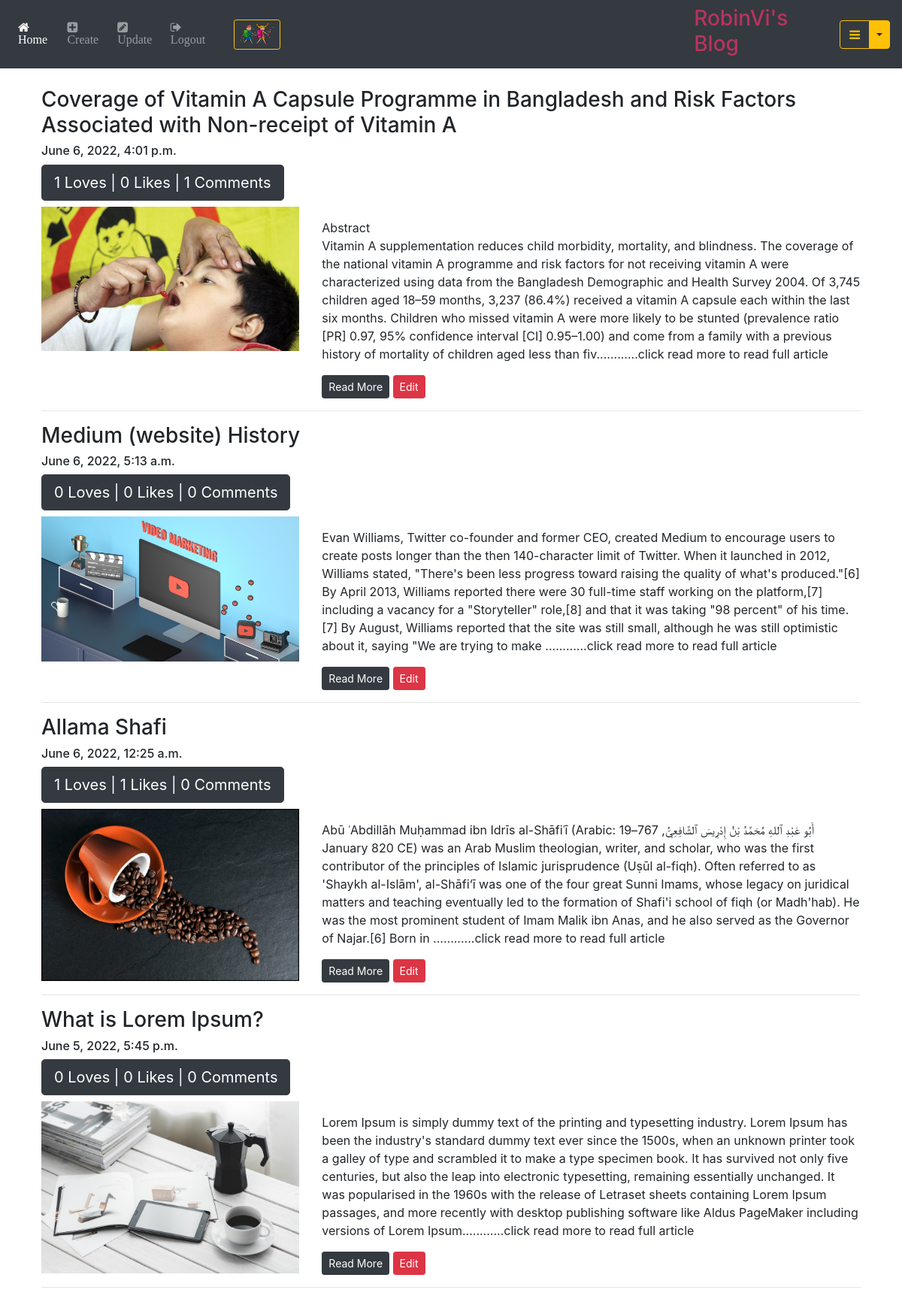
Page /blog/my-blogs/ (signed in) on the committed database.
### login/models.py (models this page shows, shortened)
class UserProfile(models.Model):
    user = models.OneToOneField(User,related_name ='user_profile', on_delete = models.CASCADE)
    profile_pic = models.ImageField(upload_to='profile_pics')
    about_me = models.CharField(max_length=256,default='Hello buddy Welcome . Thanks for visiting my profile . Please send mail to conact me.')

### blog/models.py (models this page shows, shortened)
class Blog(models.Model):
    author = models.ForeignKey(User, on_delete = models.CASCADE,related_name='blog_author')
    blog_title = models.CharField(max_length =256, verbose_name= 'Title of the Blog')
    slug = models.SlugField(max_length =256,unique = True)
    blog_content = models.TextField(verbose_name='Your Story Here..')
    blog_pic = models.ImageField(upload_to='blog_images')
    category = models.CharField(max_length=20,choices=Category_Choices,default='general')
    publish_date = models.DateTimeField(auto_now_add=True)
    update_time = models.DateTimeField(auto_now=True)
    class Meta:
        ordering = ['-publish_date']

### blog/views.py (the view)
# urls.py: path('my-blogs/', views.MyBlogs.as_view(), name='my_blogs'),
class MyBlogs(LoginRequiredMixin, TemplateView):
    model=Blog
    template_name = 'blog/my_blogs.html'

### blog/templatetags/custom_filters.py (called while the page is built)
def range_filter(value):
    return value[0:600] + "............click read more to read full article"

### templates/blog/my_blogs.html (shortened to what this page needs)
{% extends 'base.html' %}
{% load custom_filters %}
{% load crispy_forms_tags %}
{% block content_block %}
{% for blog in user.blog_author.all %}
{%  if blog %}
<h3>{{blog.blog_title}}</h3>
<h6>{{blog.publish_date}}</h6>
<h6 class="btn btn-dark btn-lg">{{blog.blog_loved.count}} Loves | {{blog.blog_liked.count}} Likes | {{blog.blog_comment.count}} Comments</h6>
<div class="row">
  <div class="col-sm-4">
    <img src="/media/{{blog.blog_pic}}" width="100%">
  </div>
  <div class="col-sm-8">
    <p>{{blog.blog_content|range_filter|linebreaks}}</p>
    <a class="btn btn-dark btn-sm" href="{% url 'blog:details' pk=blog.pk %}">Read More</a>
    <a class="btn btn-danger btn-sm" href="{% url 'blog:blog_edit' pk=blog.pk %}">Edit</a>
  </div>
</div>
{% endif %}
<hr>
{% endfor %}
{% endblock %}

### templates/base.html (shortened to what this page needs)
<!DOCTYPE html>
<html lang="en" dir="ltr">
  <head>
<link rel="stylesheet" href="https://maxcdn.bootstrapcdn.com/bootstrap/4.4.1/css/bootstrap.min.css">
<link rel="stylesheet" href="https://maxcdn.bootstrapcdn.com/font-awesome/4.7.0/css/font-awesome.min.css" >
  </head>
  <body>
    <nav class=" navbar navbar-expand-sm bg-dark navbar-dark">
      <ul class="navbar-nav">
        <li class="nav-item active">
          <a class="nav-link" href="{% url 'index' %}">
          <i class="fa fa-home" aria-hidden="true"> Home </i></a>
        </li>
        {% if user.is_authenticated %}
        <li class="nav-item ">
          <a class="nav-link" href="{% url 'blog:blog_create' %}">
            <i class="fa fa-plus-square" aria-hidden="true"> Create</i></a>
        </li>
        <li class="nav-item ">
          <a class="nav-link" href="{% url 'blog:my_blogs' %}">
            <i class="fa fa-pencil-square" aria-hidden="true"> Update</i></a>
        </li>
        <li class="nav-item ">
          <a class="nav-link" href="{% url 'login:logout' %}">
          <i class="fa fa-sign-out" aria-hidden="true"> Logout</i></a>
        </li>
      </ul>
  {% if user.user_profile %}
      <div class="nav-user-pic">
        <a  class="nav-user-pic-link" href="{% url 'login:profile' %}">
          <img style="margin-left:20px; max-width:70px;max-height:40px;" src="/media/{{ user.user_profile.profile_pic }}" alt="Profile_pic" class="btn btn-outline-warning btn-sm  float-right"></a>
      </div>
      {% else %}
      <div class="nav-user-pic">
        <a  class="nav-user-pic-link" href="{% url 'login:profile' %}">
          <img style="margin-left:20px; max-width:70px;max-height:40px;" src="/media/profile_pics/myavatar.png"  alt="Profile_pic" class="rounded float-right"></a>
      </div>
      {% endif %}
      <div class="nav-user-info" style="margin-left:550px;">
        <a class="nav-user-info-link" style="color:rgba(219, 50, 100, 0.8);" href="{% url 'index' %}">
            <h3 >{{user.username}}'s Blog</h3></a>
      </div>
      <div class="btn-group">
        <button type="button" class="btn btn-outline-warning ml-4"><i class="fa fa-bars" aria-hidden="true"></i></button>
        <button type="button" class="btn btn-warning dropdown-toggle dropdown-toggle-split" data-toggle="dropdown" aria-haspopup="true" aria-expanded="false">
        </button>
      {% endif %}
    </nav>
    <div class="container" style="padding:25px">
      {% block content_block %}
     {% endblock %}
    </div>
  </body>
</html>

### rows in the picture
Blog: blog_title "Coverage of Vitamin A Capsule Programme in Bangladesh and Risk Factors Associated with Non-receipt of Vitamin A", publish_date "June 6, 2022, 4:01 p.m.", blog_loved.count "1", blog_liked.count "0", blog_comment.count "1", blog_pic (picture), blog_content|range_filter "Abstract Vitamin A supplementation reduces child morbidity, mortality, and blindness. The coverage of the national vitamin A programme and risk factors for not receiving vitamin A were characterized using data from the Bangladesh Demographic and Health Survey 2004. Of 3,745 children aged 18–59 months, 3,237 (86.4%) received a vitamin A capsule each within the last six months. Children who missed vitamin A were more likely to be stunted (prevalence ratio [PR] 0.97, 95% confidence interval [CI] 0.95–1.00) and come from a family with a previous history of mortality of children aged less than fiv............click read more to read full article"
Blog: blog_title "Medium (website) History", publish_date "June 6, 2022, 5:13 a.m.", blog_loved.count "0", blog_liked.count "0", blog_comment.count "0", blog_pic (picture), blog_content|range_filter "Evan Williams, Twitter co-founder and former CEO, created Medium to encourage users to create posts longer than the then 140-character limit of Twitter. When it launched in 2012, Williams stated, \"There's been less progress toward raising the quality of what's produced.\"[6] By April 2013, Williams reported there were 30 full-time staff working on the platform,[7] including a vacancy for a \"Storyteller\" role,[8] and that it was taking \"98 percent\" of his time.[7] By August, Williams reported that the site was still small, although he was still optimistic about it, saying \"We are trying to make ............click read more to read full article"
Blog: blog_title "Allama Shafi", publish_date "June 6, 2022, 12:25 a.m.", blog_loved.count "1", blog_liked.count "1", blog_comment.count "0", blog_pic (picture), blog_content|range_filter "Abū ʿAbdillāh Muḥammad ibn Idrīs al-Shāfiʿī (Arabic: أَبُو عَبْدِ ٱللهِ مُحَمَّدُ بْنُ إِدْرِيسَ ٱلشَّافِعِيُّ, 767–19 January 820 CE) was an Arab Muslim theologian, writer, and scholar, who was the first contributor of the principles of Islamic jurisprudence (Uṣūl al-fiqh). Often referred to as 'Shaykh al-Islām', al-Shāfi‘ī was one of the four great Sunni Imams, whose legacy on juridical matters and teaching eventually led to the formation of Shafi'i school of fiqh (or Madh'hab). He was the most prominent student of Imam Malik ibn Anas, and he also served as the Governor of Najar.[6] Born in ............click read more to read full article"
Blog: blog_title "What is Lorem Ipsum?", publish_date "June 5, 2022, 5:45 p.m.", blog_loved.count "0", blog_liked.count "0", blog_comment.count "0", blog_pic (picture), blog_content|range_filter "Lorem Ipsum is simply dummy text of the printing and typesetting industry. Lorem Ipsum has been the industry's standard dummy text ever since the 1500s, when an unknown printer took a galley of type and scrambled it to make a type specimen book. It has survived not only five centuries, but also the leap into electronic typesetting, remaining essentially unchanged. It was popularised in the 1960s with the release of Letraset sheets containing Lorem Ipsum passages, and more recently with desktop publishing software like Aldus PageMaker including versions of Lorem Ipsum............click read more to read full article"

### other values in the picture
{{ user.username }} "RobinVi"
